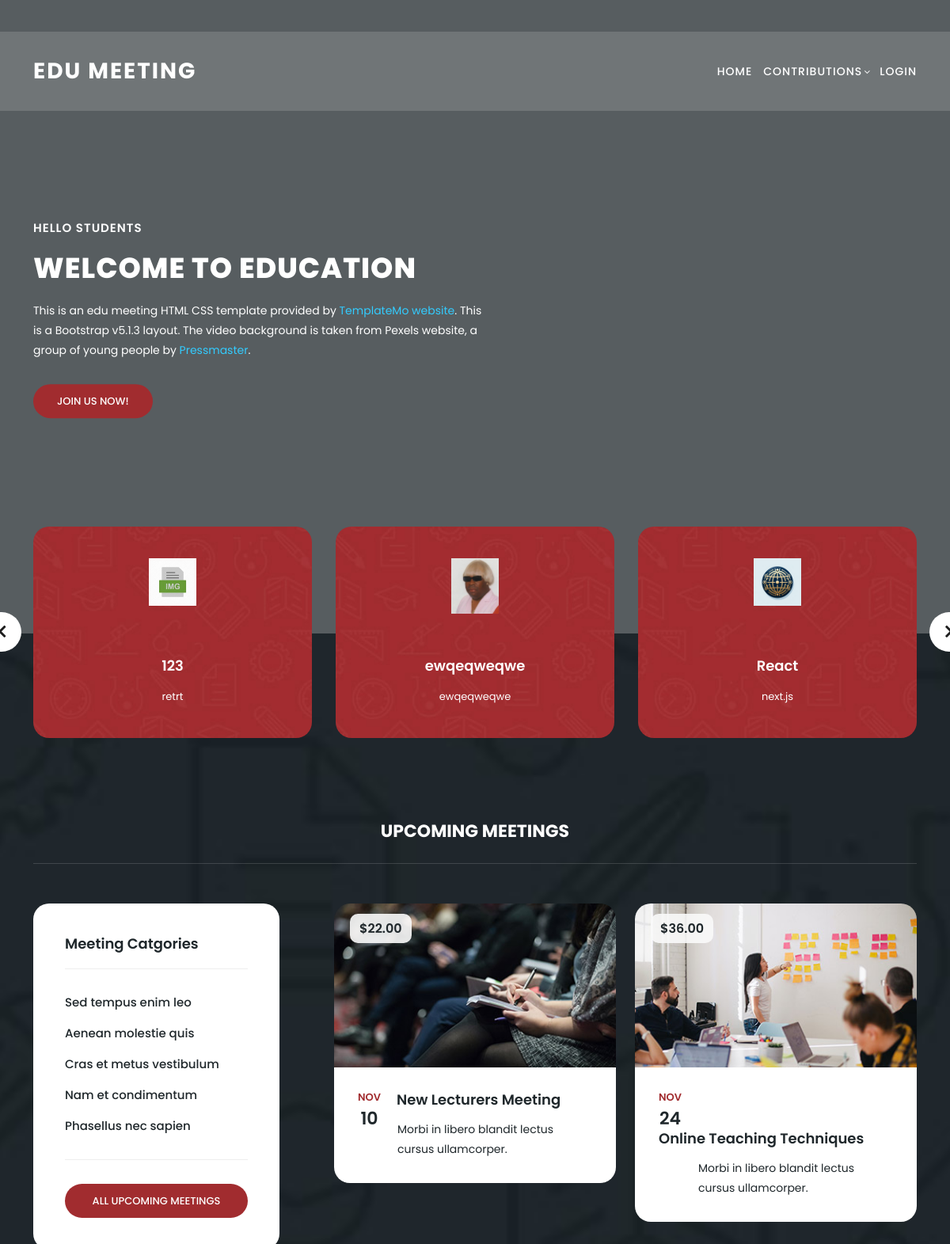
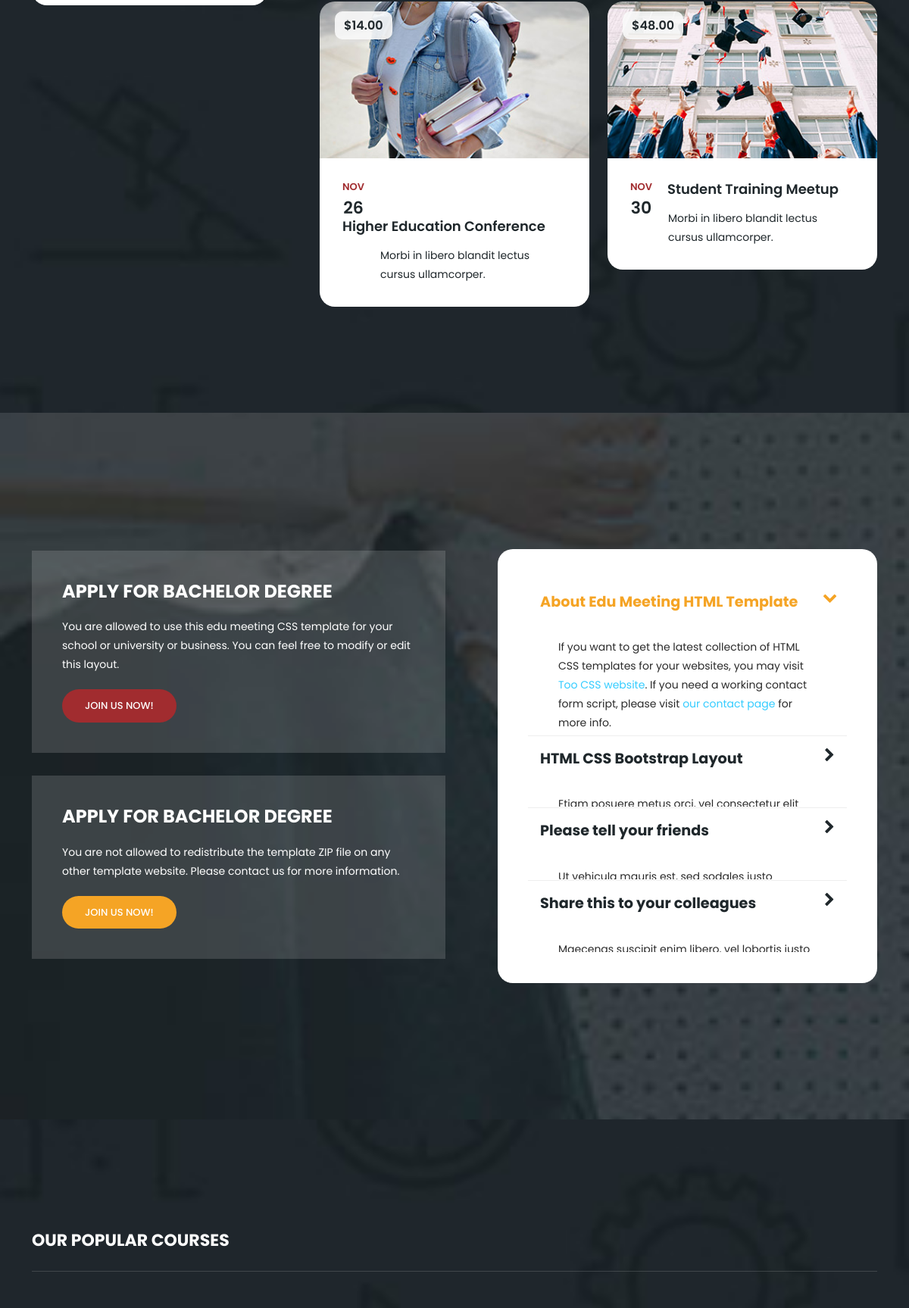
The page / (upper part) on the database its author committed (2 pictures, top to bottom).
### home/models.py (models this page shows, shortened)
class Contributions(models.Model):
    user = models.ManyToManyField(UserProfile)
    title = models.CharField(max_length=30)
    content = models.TextField(null = True)
    faculty = models.ForeignKey(Faculties,on_delete=models.CASCADE)
    term = models.BooleanField(default=False)
    createAt = models.DateTimeField(auto_now_add=True)
    academic_Year = models.ForeignKey(AcademicYear,blank=True, null =True, on_delete=models.CASCADE)
    reject_reason = models.TextField(blank=True, null=True)
    status = models.CharField(max_length=10,  default='waiting')
    public = models.BooleanField(default = False)

class ContributionFiles(models.Model):
    word = models.FileField(null = True)
    img = models.FileField(null = True)
    contribution = models.ForeignKey(Contributions, on_delete=models.CASCADE, related_name='files', null=True)

### home/views.py (the view)
# urls.py: path('', views.home, name='home'),
def home(request):
    can_upload = True
    is_admin = False
    is_cordinator = False
    is_director = False
    is_student = False
    is_guest = False
    show_faculties = True
    faculties = Faculties.objects.none()
    public_contributions = Contributions.objects.filter(public=True)
    if request.user.is_authenticated:
        try:
            user_profile = request.user.userprofile
            faculty = user_profile.faculty
            roles = [role.name for role in user_profile.roles.all()]
            if "marketing director" in roles:
                faculties = Faculties.objects.all()
                is_director = True
            elif "admin" in roles:
                faculties = Faculties.objects.all()
                is_admin = True
            elif "marketing cordinator" in roles:
                faculties = Faculties.objects.filter(id=faculty.id) if faculty else Faculties.objects.none()
                is_cordinator = True
            elif "guest" in roles:
                faculties = Faculties.objects.all()
                is_guest = True
            else:
                is_student = True
                show_faculties = False
        except UserProfile.DoesNotExist:
            can_upload = True
            show_faculties = False
    else:
        show_faculties = False
    context = {
        'faculties': faculties,
        'can_upload': can_upload,
        'is_admin': is_admin,
        'is_cordinator': is_cordinator,
        'is_director': is_director,
        'is_student': is_student,
        'is_guest': is_guest,
        'show_faculties': show_faculties,
        'public_contributions': public_contributions,
    }
    return render(request, 'home.html', context)

### templates/home.html (shortened to what this page needs)
{% extends "header.html" %}
{%load static%}
{% block content %}
  <section class="section main-banner" id="top" data-section="section1">
    <video autoplay muted loop id="bg-video">
      <source src="assets/images/course-video.mp4" type="video/mp4" />
    </video>
    <div class="video-overlay header-text">
      <div class="container">
        <div class="row">
          <div class="col-lg-12">
            <div class="caption">
              <h6>Hello Students</h6>
              <h2>Welcome to Education</h2>
              <p>This is an edu meeting HTML CSS template provided by <a rel="nofollow"
                  href="https://templatemo.com/page/1" target="_blank">TemplateMo website</a>. This is a Bootstrap
                v5.1.3 layout. The video background is taken from Pexels website, a group of young people by <a
                  rel="nofollow" href="https://www.pexels.com/@pressmaster" target="_blank">Pressmaster</a>.</p>
              <div class="main-button-red">
                <div class="scroll-to-section"><a href="#contact">Join Us Now!</a></div>
              </div>
            </div>
          </div>
        </div>
      </div>
    </div>
  </section>
  <section class="services">
    <div class="container">
      <div class="row">
        <div class="col-lg-12">
          <div class="owl-service-item owl-carousel">
            {% for contribution in public_contributions %}
            <div class="item" >
                <div class="icon" style=" width: 100px; height: 100px;  object-fit: cover;" >
                    {% with contribution.files.first as file %}
                        {% if file and file.img %}
                            <img src="{{ file.img.url }}" alt="{{ contribution.title }} icon">
                        {% else %}
                            <img src="assets/images/default-icon.png" alt="Default Icon">
                        {% endif %}
                    {% endwith %}
                </div>
                <div class="down-content">
                    <h4>{{ contribution.title }}</h4>
                    <p>{{ contribution.content|truncatewords:20 }}</p>
                </div>
            </div>
            {% empty %}
            <div class="item">
                <p>No public contributions available.</p>
            </div>
            {% endfor %}
        </div>
        </div>
      </div>
    </div>
  </section>
  <section class="upcoming-meetings" id="meetings">
    <div class="container">
      <div class="row">
        <div class="col-lg-12">
          <div class="section-heading">
            <h2>Upcoming Meetings</h2>
          </div>
        </div>
        <div class="col-lg-4">
          <div class="categories">
            <h4>Meeting Catgories</h4>
            <ul>
              <li><a href="#">Sed tempus enim leo</a></li>
              <li><a href="#">Aenean molestie quis</a></li>
              <li><a href="#">Cras et metus vestibulum</a></li>
              <li><a href="#">Nam et condimentum</a></li>
              <li><a href="#">Phasellus nec sapien</a></li>
            </ul>
            <div class="main-button-red">
              <a href="meetings.html">All Upcoming Meetings</a>
            </div>
          </div>
        </div>
        <div class="col-lg-8">
          <div class="row">
            <div class="col-lg-6">
              <div class="meeting-item">
                <div class="thumb">
                  <div class="price">
                    <span>$22.00</span>
                  </div>
                  <a href="meeting-details.html"><img src="assets/images/meeting-01.jpg" alt="New Lecturer Meeting"></a>
                </div>
                <div class="down-content">
                  <div class="date">
                    <h6>Nov <span>10</span></h6>
                  </div>
                  <a href="meeting-details.html">
                    <h4>New Lecturers Meeting</h4>
                  </a>
                  <p>Morbi in libero blandit lectus<br>cursus ullamcorper.</p>
                </div>
              </div>
            </div>
            <div class="col-lg-6">
              <div class="meeting-item">
                <div class="thumb">
                  <div class="price">
                    <span>$36.00</span>
                  </div>
                  <a href="meeting-details.html"><img src="assets/images/meeting-02.jpg" alt="Online Teaching"></a>
                </div>
                <div class="down-content">
                  <div class="date">
                    <h6>Nov <span>24</span></h6>
                  </div>
                  <a href="meeting-details.html">
                    <h4>Online Teaching Techniques</h4>
                  </a>
                  <p>Morbi in libero blandit lectus<br>cursus ullamcorper.</p>
                </div>
              </div>
            </div>
            <div class="col-lg-6">
              <div class="meeting-item">
                <div class="thumb">
                  <div class="price">
                    <span>$14.00</span>
                  </div>
                  <a href="meeting-details.html"><img src="assets/images/meeting-03.jpg" alt="Higher Education"></a>
                </div>
                <div class="down-content">
                  <div class="date">
                    <h6>Nov <span>26</span></h6>
                  </div>
                  <a href="meeting-details.html">
                    <h4>Higher Education Conference</h4>
                  </a>
                  <p>Morbi in libero blandit lectus<br>cursus ullamcorper.</p>
                </div>
              </div>
            </div>
            <div class="col-lg-6">
              <div class="meeting-item">
                <div class="thumb">
                  <div class="price">
                    <span>$48.00</span>
                  </div>
                  <a href="meeting-details.html"><img src="assets/images/meeting-04.jpg" alt="Student Training"></a>
                </div>
                <div class="down-content">
                  <div class="date">
                    <h6>Nov <span>30</span></h6>
                  </div>
                  <a href="meeting-details.html">
                    <h4>Student Training Meetup</h4>
                  </a>
                  <p>Morbi in libero blandit lectus<br>cursus ullamcorper.</p>
                </div>
              </div>
            </div>
          </div>
        </div>
      </div>
    </div>
  </section>
  <section class="apply-now" id="apply">
    <div class="container">
      <div class="row">
        <div class="col-lg-6 align-self-center">
          <div class="row">
            <div class="col-lg-12">
              <div class="item">
                <h3>APPLY FOR BACHELOR DEGREE</h3>
                <p>You are allowed to use this edu meeting CSS template for your school or university or business. You
                  can feel free to modify or edit this layout.</p>
                <div class="main-button-red">
                  <div class="scroll-to-section"><a href="#contact">Join Us Now!</a></div>
                </div>
              </div>
            </div>
            <div class="col-lg-12">
              <div class="item">
                <h3>APPLY FOR BACHELOR DEGREE</h3>
                <p>You are not allowed to redistribute the template ZIP file on any other template website. Please
                  contact us for more information.</p>
                <div class="main-button-yellow">
                  <div class="scroll-to-section"><a href="#contact">Join Us Now!</a></div>
                </div>
              </div>
            </div>
          </div>
        </div>
        <div class="col-lg-6">
          <div class="accordions is-first-expanded">
            <article class="accordion">
              <div class="accordion-head">
                <span>About Edu Meeting HTML Template</span>
                <span class="icon">
                  <i class="icon fa fa-chevron-right"></i>
                </span>
              </div>
              <div class="accordion-body">
                <div class="content">
                  <p>If you want to get the latest collection of HTML CSS templates for your websites, you may visit <a
                      rel="nofollow" href="https://www.toocss.com/" target="_blank">Too CSS website</a>. If you need a
                    working contact form script, please visit <a href="https://templatemo.com/contact"
                      target="_parent">our contact page</a> for more info.</p>
                </div>
              </div>
            </article>
            <article class="accordion">
              <div class="accordion-head">
                <span>HTML CSS Bootstrap Layout</span>
                <span class="icon">
                  <i class="icon fa fa-chevron-right"></i>
                </span>
              </div>
              <div class="accordion-body">
                <div class="content">
                  <p>Etiam posuere metus orci, vel consectetur elit imperdiet eu. Cras ipsum magna, maximus at semper
                    sit amet, eleifend eget neque. Nunc facilisis quam purus, sed vulputate augue interdum vitae.
                    Aliquam a elit massa.<br><br>
                    mauris. Donec viverra velit eget lectus sollicitudin tincidunt.</p>
                </div>
              </div>
            </article>
            <article class="accordion">
              <div class="accordion-head">
                <span>Please tell your friends</span>
                <span class="icon">
                  <i class="icon fa fa-chevron-right"></i>
                </span>
              </div>
              <div class="accordion-body">
                <div class="content">
                  <p>Ut vehicula mauris est, sed sodales justo rhoncus eu. Morbi porttitor quam velit, at ullamcorper
                    justo suscipit sit amet. Quisque at suscipit mi, non efficitur velit.<br><br>
                    luctus. Nullam sodales ipsum ac neque ultricies varius.</p>
                </div>
              </div>
            </article>
            <article class="accordion last-accordion">
              <div class="accordion-head">
                <span>Share this to your colleagues</span>
                <span class="icon">
                  <i class="icon fa fa-chevron-right"></i>
                </span>
              </div>
              <div class="accordion-body">
                <div class="content">
                  <p>Maecenas suscipit enim libero, vel lobortis justo condimentum id. Interdum et malesuada fames ac
                    ante ipsum primis in faucibus.<br><br>
                    tortor sit amet maximus. In eu libero ullamcorper, semper nisi quis, convallis nisi.</p>
                </div>
              </div>
            </article>
          </div>
        </div>
      </div>
    </div>
  </section>
  <section class="our-courses" id="courses">
    <div class="container">
      <div class="row">
        <div class="col-lg-12">
          <div class="section-heading">
            <h2>Our Popular Courses</h2>
          </div>
        </div>
      </div>
    </div>
  </section>
</body>
</html>
{% endblock content %}

### rows shown on the page
Contributions: files.first.img (picture), title "123", content "retrt"
Contributions: files.first.img (picture), title "ewqeqweqwe", content "ewqeqweqwe"
Contributions: files.first.img (picture), title "React", content "next.js"
